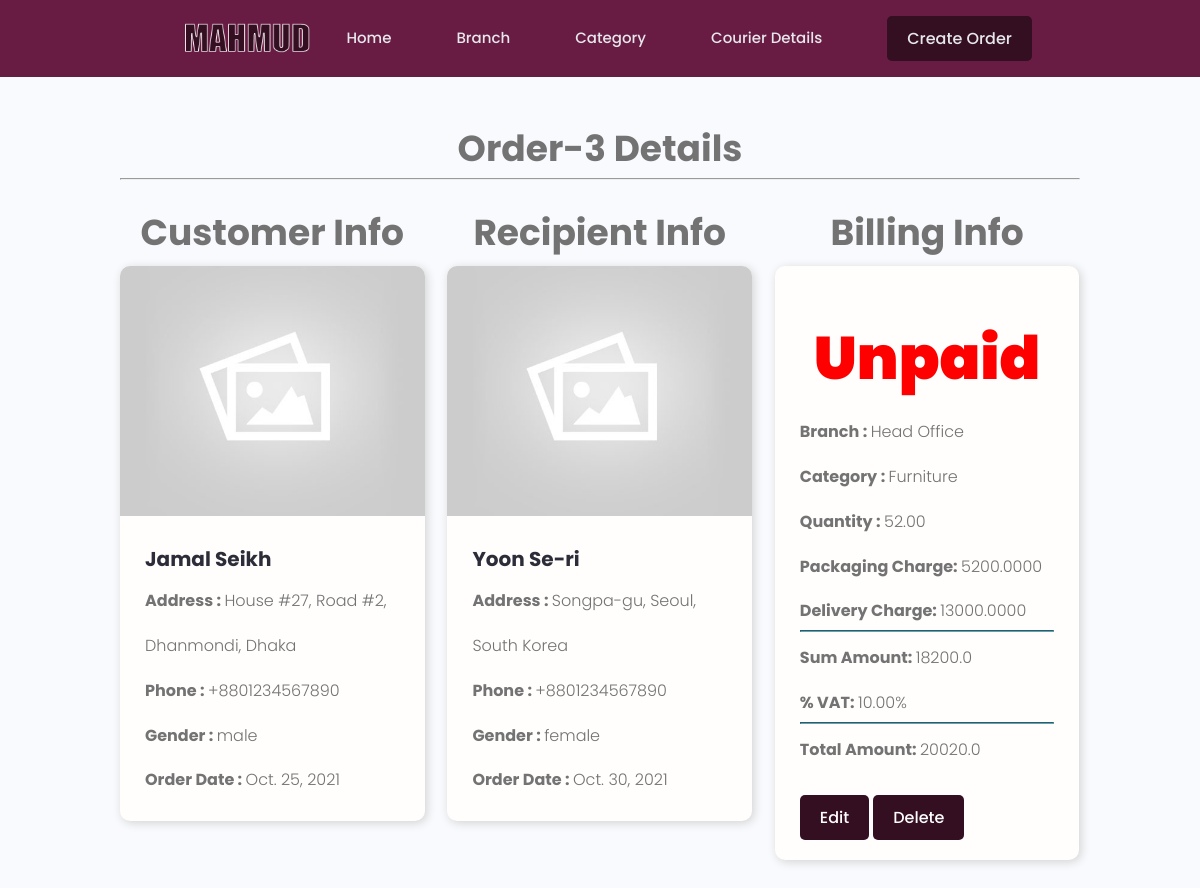
The page /view-order-details/Order-3/ on the database its author committed.
### category/models.py (models this page shows, shortened)
class Order(models.Model):
    GENDER_TYPE = (
        ('male','male'),
        ('female','female'),
        ('others','others')
    )
    order_id = models.CharField(max_length=20, unique=True, primary_key=True, default='Order-')
    customer_name = models.CharField(max_length=200)
    customer_image = models.ImageField(null=True, blank=True, default='default.jpg')
    customer_phone = models.CharField(max_length=200, null=True,blank=True, default='+880')
    customer_address = models.TextField(null=True,blank=True)
    customer_gender = models.CharField(max_length=50,choices=GENDER_TYPE, null=True,blank=True)
    branch_name = models.ForeignKey(Branch, on_delete=models.CASCADE)
    category = models.ForeignKey(Category, on_delete=models.CASCADE)
    quantity = models.DecimalField(max_digits=10, decimal_places=2, default=1)
    order_date = models.DateField(("Date"), default=date.today)
    recipient_name = models.CharField(max_length=200)
    recipient_image = models.ImageField(null=True, blank=True, default='default.jpg')
    recipient_phone = models.CharField(max_length=200, null=True,blank=True, default='+880')
    recipient_address = models.TextField(null=True,blank=True)
    recipient_gender = models.CharField(max_length=50,choices=GENDER_TYPE, null=True,blank=True)
    delivery_date  = models.DateField(("Date"), default=date.today)
    created = models.DateTimeField(auto_now_add=True) #save time once when created
    updated = models.DateTimeField(auto_now=True) #save time every time when updated
    @property
    def customerImageURL(self):
        try:
            img = self.customer_image.url
        except:
            img = ''
        return img
    @property
    def recipientImageURL(self):
        try:
            img = self.recipient_image.url
        except:
            img = ''
        return img

class Billing(models.Model):
    STATUS_TYPE = (
        ('Paid','Paid'),
        ('Unpaid','Unpaid'),
    )
    billing_id = models.UUIDField(default=uuid.uuid4, unique=True, primary_key=True,  editable=False)
    order_id = models.OneToOneField(Order, on_delete=models.CASCADE)
    total_amount = models.DecimalField(max_digits=10, decimal_places=2)
    status = models.CharField(max_length=50,choices=STATUS_TYPE, default='Unpaid')

class Branch(models.Model):
    branch_id = models.UUIDField(default=uuid.uuid4, unique=True, primary_key=True, editable=False)
    branch_name = models.CharField(max_length=200, unique=True)
    branch_address = models.TextField(null=True,blank=True, unique=True)
    date_opened = models.DateField(null=True,blank=True)
    branch_revenue = models.DecimalField(max_digits=20, decimal_places=2, null=True,blank=True)
    def __str__(self):
        return self.branch_name

class Category(models.Model):
    category_id = models.UUIDField(default=uuid.uuid4, unique=True, primary_key=True, editable=False)
    category_name = models.CharField(max_length=200, unique=True)
    category_description = models.TextField(null=True,blank=True)
    category_image = models.ImageField(null=True, blank=True, default='default.jpg')
    category_quantity = models.DecimalField(max_digits=10, decimal_places=2, default=1)
    packaging_charge = models.DecimalField(max_digits=10, decimal_places=2)
    delivery_charge = models.DecimalField(max_digits=10, decimal_places=2)
    category_vat = models.DecimalField(max_digits=10, decimal_places=2, default=5)
    category_created = models.DateTimeField(auto_now_add=True)
    def __str__(self):
        return self.category_name

### category/views.py (the view)
# urls.py: path('view-order-details/<str:pk>/', views.viewOrderDetails, name='view-order-details'),
def viewOrderDetails(req, pk):
    order = Order.objects.get(order_id=pk)
    billing = Billing.objects.get(order_id=pk)
    category = Order.objects.get(order_id=pk).category
    packCharge = category.packaging_charge
    delCharge = category.delivery_charge
    quantity = Order.objects.get(order_id=pk).quantity
    amount = float(packCharge+delCharge)*float(quantity)
    vat = category.category_vat
    total_amount = amount+amount*float(vat)*.01
    context = {'order':order,'billing':billing,'packCharge':packCharge*quantity,'delCharge':delCharge*quantity,'quantity':quantity,'amount':amount,'vat':vat,'total_amount':total_amount}
    return render(req, 'category/order-details.html',context)

### category/templates/category/order-details.html (shortened to what this page needs)
<!DOCTYPE html>
{% extends 'main.html' %}
    {% block content %}
    <main class="projects">
        <section class="top-padding-max">
            <div class="container">
                <h2 style="text-align: center;">{{order.order_id}} Details</h2><hr><br>
                <div class="grid grid--three">
                    <div class="column">
                        <h2 style="text-align: center;">Customer Info</h2>
                        <div class="card project">
                            <a href="#" class="card-a project">
                                <img class="project__thumbnail" src="{{order.customerImageURL}}" alt="project thumbnail" />
                                <div class="card__body">
                                    <h3 class="project__title">{{order.customer_name}}</h3>
                                    <h4><span style="font-weight: bold;">Address    : </span> <span>{{order.customer_address}}</span></h4>
                                    <h4><span style="font-weight: bold;">Phone      : </span> <span>{{order.customer_phone}}</span></h4>
                                    <h4><span style="font-weight: bold;">Gender     : </span> <span>{{order.customer_gender}}</span></h4>
                                    <h4><span style="font-weight: bold;">Order Date : </span> <span>{{order.order_date}}</span></h4>
                                </div>
                            </a>
                        </div>
                    </div>
                    <div class="column">
                        <h2  style="text-align: center;">Recipient Info</h2>
                        <div class="card project">
                            <a href="#" class="card-a project">
                                <img class="project__thumbnail" src="{{order.recipientImageURL}}" alt="project thumbnail" />
                                <div class="card__body">
                                    <h3 class="project__title">{{order.recipient_name}}</h3>
                                    <h4><span style="font-weight: bold;">Address    : </span> <span>{{order.recipient_address}}</span></h4>
                                    <h4><span style="font-weight: bold;">Phone      : </span> <span>{{order.recipient_phone}}</span></h4>
                                    <h4><span style="font-weight: bold;">Gender     : </span> <span>{{order.recipient_gender}}</span></h4>
                                    <h4><span style="font-weight: bold;">Order Date : </span> <span>{{order.delivery_date}}</span></h4>
                                </div>
                            </a>
                        </div>
                    </div>
                    <div class="column">
                        <h2  style="text-align: center;">Billing Info</h2>
                        <div class="card project">
                            <a href="" class="card-a project">
                                <div class="card__body">
                                    <h3 class="project__title" style="text-align: center;">
                                        {% if billing.status == 'Paid'%}
                                        <span style="font-size: 60px ; font-weight: 900; color: lightgreen;">{{billing.status}}</span>
                                        {% else %}
                                        <span style="font-size: 60px; font-weight: 900; color: red;">{{billing.status}}</span>
                                        {%endif%}
                                    </h3>
                                    <h4><span style="font-weight: bold;">Branch     : </span> <span>{{order.branch_name}}</span></h4>
                                    <h4><span style="font-weight: bold;">Category   : </span> <span>{{order.category}}</span></h4>
                                    <h4><span style="font-weight: bold;">Quantity   : </span> <span>{{order.quantity}}</span></h4>
                                    <h4><span style="font-weight: bold;">Packaging Charge: </span> <span>{{packCharge}}</span></h4>
                                    <h4><span style="font-weight: bold;">Delivery Charge: </span> <span>{{delCharge}}</span></h4><hr>
                                    <h4><span style="font-weight: bold;">Sum Amount: </span> <span>{{amount}}</span></h4>
                                    <h4><span style="font-weight: bold;">% VAT: </span> <span>{{vat}}%</span></h4><hr>
                                    <h4><span style="font-weight: bold;">Total Amount: </span> <span>{{total_amount}}</span></h4>
                                    <div>
                                        <a href="{% url 'update-order-form' order.order_id%}" class="btn btn--sub" >Edit</a>
                                        <a href="{% url 'delete-order-form' order.order_id%}" class="btn btn--sub" >Delete</a>
                                    </div>
                                </div>
                            </a>
                        </div>
                    </div>
                </div>
            </div>
        </section>
    </main>
    {% endblock content %}

### static/styles/app.css (style rules this page uses)
body { margin: 0; padding: 0; }
:root { --color-sub: #2d2d39; }
.btn--sub { background-color: #340e21; }
.top-padding-max { padding-top: 120px; }
.card { border: none; border-radius: 10px; overflow: hidden; box-shadow: 2px 2px 10px lightgray; transition: box-shadow .3s ease-in-out; }
.card-a { width: 100%; }
img { width: 100%; }
.project__thumbnail { height: 25rem; object-fit: cover; object-position: top center; }
.project__title { font-size: 2rem; font-weight: 700; color: var(--color-sub); }

### static/uikit/styles/modules/_variables.css (style rules this page uses)
:root { --color-main: #5aa5b9; --color-main-light: #e6faff; --color-sub: #3f4156; --color-sub-light: #51546e; --color-sub-lighter: #ededfd; --color-text: #737373; --color-gray: #8b8b8b; --color-light: #e5e7eb; --color-light-gray: #767676; --color-bg: #f8fafd; --color-white: #fffefd; --color-white-light: #f3f3f3; --color-success: #359e64; --color-success-bg: #def8e8; --color-error: #fc4b0b; --color-error-bg: #fff2ee; --font-base: 'Poppins', arial, helvetica, 'Segoe UI', roboto, ubuntu, sans-serif; --font-monospace: 'Fira Code', 'Courier New', courier, monospace; --font-regular: 300; --font-medium: 500; --font-bold: 700; --generic-shadow: 1px 1px 5px #00000010; --generic-transition: all 0.3s ease-in-out; }

### static/uikit/styles/modules/_base.css (style rules this page uses)
* { margin: 0; padding: 0; box-sizing: border-box; text-rendering: optimizeLegibility; color: inherit; font-size: inherit; }
html { font-size: 50%; }
@media only screen and (min-width: 480px) { html { font-size: 56.25%; } }
@media only screen and (min-width: 1200px) { html { font-size: 62.5%; } }
body { line-height: 1.6; font-weight: 400; font-size: 1.5rem; color: var(--color-text); background-color: var(--color-bg); min-height: 100vh; }

### static/uikit/styles/modules/_typography.css (style rules this page uses)
* { font-family: var(--font-base); }
h2 { font-size: 3.6rem; font-weight: var(--font-bold); }
h3 { font-size: 3.2rem; font-weight: var(--font-medium); }
h4 { font-size: 2.8rem; font-weight: var(--font-medium); }
p, span, strong { font-size: 1.6rem; color: var(--color-text); font-weight: var(--font-regular); }
a { padding-bottom: 2px; text-decoration: none; display: inline-block; color: var(--color-main); font-weight: var(--font-medium); }

### static/uikit/styles/modules/_utilities.css (style rules this page uses)
.container { width: 92%; max-width: 165rem; margin: 0 auto; box-sizing: border-box; }
@media screen and (min-width: 1000px) { .container { width: 90%; } }
@media screen and (min-width: 1200px) { .container { width: 80%; } }

### static/uikit/styles/modules/_button.css (style rules this page uses)
.btn { display: inline-block; position: relative; cursor: pointer; background-color: var(--color-light); font-weight: var(--font-medium); color: var(--color-sub); text-decoration: none; padding: 1rem 2rem; border-radius: 0.5rem; border: none; width: -webkit-fit-content; width: -moz-fit-content; width: fit-content; height: -webkit-fit-content; height: -moz-fit-content; height: fit-content; font-size: 1.6rem; outline-width: 0; outline-color: transparent; -webkit-backface-visibility: hidden; backface-visibility: hidden; transition: all 0.3s ease-in-out; }
.btn--sub { background-color: var(--color-sub); color: var(--color-white); }

### static/uikit/styles/modules/_card.css (style rules this page uses)
.card { border-radius: 1rem; background-color: var(--color-white); border: 1.5px solid var(--color-light); width: auto; height: auto; margin-top: 0.5rem; margin-bottom: 0.5rem; overflow: hidden; }
.card__body, .card__header { padding: 2rem 2.5rem; }

### static/uikit/styles/modules/_grid.css (style rules this page uses)
.grid { display: flex; flex-wrap: wrap; justify-content: flex-start; align-items: stretch; }
.grid > .column { min-width: 28rem; margin-bottom: 2.5rem; }
.grid--three > .column { flex-basis: 100%; }
@media screen and (min-width: 800px) { .grid--three { margin-right: -2%; } }
@media screen and (min-width: 800px) { .grid--three > .column { margin-right: 2%; } }
@media screen and (min-width: 800px) { .grid--three > .column { flex-basis: 48%; } }
@media screen and (min-width: 1200px) { .grid--three { margin-right: -2.33%; } }
@media screen and (min-width: 1200px) { .grid--three > .column { margin-right: 2.33%; } }
@media screen and (min-width: 1200px) { .grid--three > .column { flex-basis: 31%; } }

### rows shown on the page
Order: order_id "Order-3", customerImageURL (placeholder picture), customer_name "Jamal Seikh", customer_address "House #27, Road #2, Dhanmondi, Dhaka", customer_phone "+8801234567890", customer_gender "male", order_date "Oct. 25, 2021", recipientImageURL (placeholder picture), recipient_name "Yoon Se-ri", recipient_address "Songpa-gu, Seoul, South Korea", recipient_phone "+8801234567890", recipient_gender "female", delivery_date "Oct. 30, 2021", branch_name "Head Office", category "Furniture", quantity "52.00"
Billing: status "Unpaid"
Category: category_vat "10.00"

### other values the page prints
{{ packCharge }} "5200.0000"
{{ delCharge }} "13000.0000"
{{ amount }} "18200.0"
{{ total_amount }} "20020.0"
